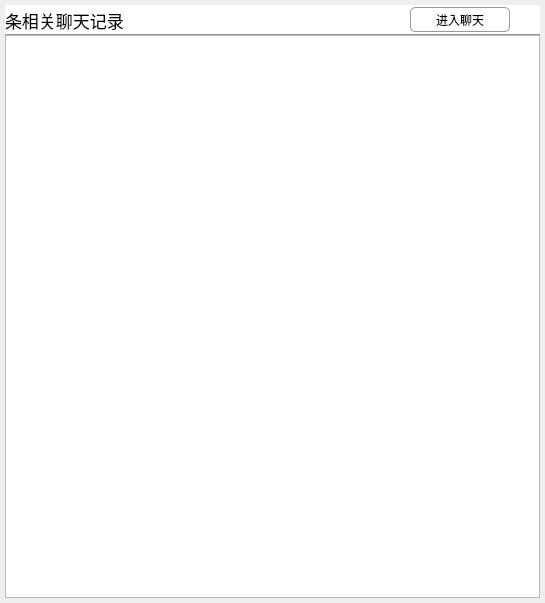
<?xml version="1.0" encoding="UTF-8"?>
<ui version="4.0">
 <class>SearchMsgRecord</class>
 <widget class="QWidget" name="SearchMsgRecord">
  <property name="geometry">
   <rect>
    <x>0</x>
    <y>0</y>
    <width>545</width>
    <height>603</height>
   </rect>
  </property>
  <property name="windowTitle">
   <string>SearchMsgRecord</string>
  </property>
  <property name="styleSheet">
   <string notr="true">

QWidget#widget{background:#fff}</string>
  </property>
  <layout class="QHBoxLayout" name="horizontalLayout">
   <property name="spacing">
    <number>5</number>
   </property>
   <property name="leftMargin">
    <number>5</number>
   </property>
   <property name="topMargin">
    <number>5</number>
   </property>
   <property name="rightMargin">
    <number>5</number>
   </property>
   <property name="bottomMargin">
    <number>5</number>
   </property>
   <item>
    <widget class="QWidget" name="widget" native="true">
     <property name="styleSheet">
      <string notr="true"/>
     </property>
     <layout class="QVBoxLayout" name="verticalLayout">
      <property name="spacing">
       <number>0</number>
      </property>
      <property name="leftMargin">
       <number>0</number>
      </property>
      <property name="topMargin">
       <number>0</number>
      </property>
      <property name="rightMargin">
       <number>0</number>
      </property>
      <property name="bottomMargin">
       <number>0</number>
      </property>
      <item>
       <widget class="QWidget" name="widget_2" native="true">
        <property name="minimumSize">
         <size>
          <width>0</width>
          <height>30</height>
         </size>
        </property>
        <property name="maximumSize">
         <size>
          <width>16777215</width>
          <height>30</height>
         </size>
        </property>
        <property name="styleSheet">
         <string notr="true">border-bottom:1px solid #999;</string>
        </property>
        <layout class="QHBoxLayout" name="horizontalLayout_2">
         <property name="spacing">
          <number>0</number>
         </property>
         <property name="leftMargin">
          <number>0</number>
         </property>
         <property name="topMargin">
          <number>0</number>
         </property>
         <property name="rightMargin">
          <number>0</number>
         </property>
         <property name="bottomMargin">
          <number>0</number>
         </property>
         <item>
          <widget class="QLabel" name="labCount">
           <property name="styleSheet">
            <string notr="true">font-size:17px;color:#000;</string>
           </property>
           <property name="text">
            <string>条相关聊天记录</string>
           </property>
          </widget>
         </item>
         <item>
          <widget class="QPushButton" name="btnTalker">
           <property name="minimumSize">
            <size>
             <width>100</width>
             <height>25</height>
            </size>
           </property>
           <property name="maximumSize">
            <size>
             <width>100</width>
             <height>16777215</height>
            </size>
           </property>
           <property name="cursor">
            <cursorShape>PointingHandCursor</cursorShape>
           </property>
           <property name="styleSheet">
            <string notr="true">border:1px solid #999;border-radius:5%;</string>
           </property>
           <property name="text">
            <string>进入聊天</string>
           </property>
          </widget>
         </item>
         <item>
          <widget class="QPushButton" name="btnClose">
           <property name="maximumSize">
            <size>
             <width>30</width>
             <height>30</height>
            </size>
           </property>
           <property name="sizeIncrement">
            <size>
             <width>30</width>
             <height>30</height>
            </size>
           </property>
           <property name="cursor">
            <cursorShape>PointingHandCursor</cursorShape>
           </property>
           <property name="styleSheet">
            <string notr="true">image: url(:Resources/Images/WinMain/sysbtn_close_normal.png);
border:none;</string>
           </property>
           <property name="text">
            <string/>
           </property>
          </widget>
         </item>
        </layout>
       </widget>
      </item>
      <item>
       <widget class="QWidget" name="widget_3" native="true">
        <layout class="QVBoxLayout" name="verticalLayout_2">
         <property name="spacing">
          <number>0</number>
         </property>
         <property name="leftMargin">
          <number>0</number>
         </property>
         <property name="topMargin">
          <number>0</number>
         </property>
         <property name="rightMargin">
          <number>0</number>
         </property>
         <property name="bottomMargin">
          <number>0</number>
         </property>
         <item>
          <widget class="QListWidget" name="listWidget"/>
         </item>
        </layout>
       </widget>
      </item>
     </layout>
    </widget>
   </item>
  </layout>
 </widget>
 <layoutdefault spacing="6" margin="11"/>
 <resources/>
 <connections>
  <connection>
   <sender>btnClose</sender>
   <signal>clicked()</signal>
   <receiver>SearchMsgRecord</receiver>
   <slot>close()</slot>
   <hints>
    <hint type="sourcelabel">
     <x>732</x>
     <y>24</y>
    </hint>
    <hint type="destinationlabel">
     <x>376</x>
     <y>301</y>
    </hint>
   </hints>
  </connection>
 </connections>
</ui>
